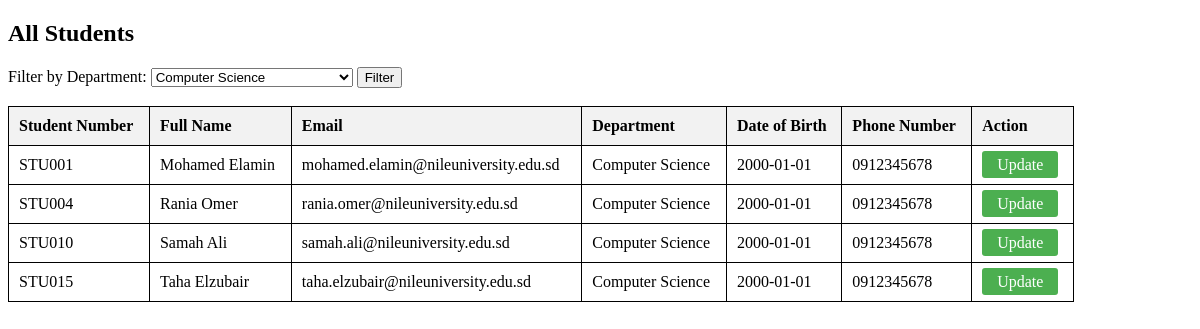
/Lab3/lab1_2_3-main/read_data.php?department=Computer Science, run on the app's committed database.
### tables this page shows
CREATE TABLE `students` (
  `id` int(11) NOT NULL,
  `student_number` varchar(20) DEFAULT NULL,
  `full_name` varchar(100) DEFAULT NULL,
  `email` varchar(100) DEFAULT NULL,
  `department` varchar(100) DEFAULT NULL,
  `date_of_birth` date DEFAULT NULL,
  `phone_number` varchar(20) DEFAULT NULL
);

### Lab3/lab1_2_3-main/read_data.php (the view, shortened to what this page needs)
<?php
require "db_connection.php";
$sql = "SELECT * FROM students";
$selected_department = "";
if (isset($_GET['department'])) {
    $selected_department = $_GET['department'];
}
if ($selected_department != "") {
    $sql = "SELECT * FROM students WHERE department = '$selected_department'";
} else {
    $sql = "SELECT * FROM students";
}
$result = mysqli_query($connection, $sql);
?>
<!DOCTYPE html>
<html lang="en">
<head>
</head>
<body>
<h2>All Students</h2>
<form method="GET" action="">
    <label>Filter by Department:</label>
    <select name="department">
        <option value="Computer Science" <?php if($selected_department=="Computer Science") echo "selected"; ?>>Computer Science</option>
    </select>
    <button type="submit">Filter</button>
</form>
<br>
<table>
    <tr>
        <th>Student Number</th>
        <th>Full Name</th>
        <th>Email</th>
        <th>Department</th>
        <th>Date of Birth</th>
<th>Phone Number</th>
        <th>Action</th>
    </tr>
    <?php
while ($row = mysqli_fetch_assoc($result)) {
    echo "<tr>";
    echo "<td>" . $row["student_number"] . "</td>";
    echo "<td>" . $row["full_name"] . "</td>";
    echo "<td>" . $row["email"] . "</td>";
    echo "<td>" . $row["department"] . "</td>";
    echo "<td>" . $row["date_of_birth"] . "</td>";
    echo "<td>" . $row["phone_number"] . "</td>";
    echo "<td>
            <a class='edit-btn' href='update_data.php?student_number=" . $row["student_number"] . "'>
                Update
            </a>
          </td>";
    echo "</tr>";
}
    ?>
</table>
</body>
</html>

### Lab3/lab1_2_3-main/read_data.php (style rules this page uses)
table { border-collapse: collapse; width: 90%; }
th, td { border: 1px solid black; padding: 10px; text-align: left; }
th { background-color: #f2f2f2; }
.edit-btn { background-color: #4CAF50; color: white; padding: 5px 15px; text-decoration: none; border-radius: 3px; }

### data on the page
students: student_number "STU001", full_name "Mohamed Elamin", email "mohamed.elamin@nileuniversity.edu.sd", department "Computer Science", date_of_birth "2000-01-01", phone_number "0912345678"
students: student_number "STU004", full_name "Rania Omer", email "rania.omer@nileuniversity.edu.sd", department "Computer Science", date_of_birth "2000-01-01", phone_number "0912345678"
students: student_number "STU010", full_name "Samah Ali", email "samah.ali@nileuniversity.edu.sd", department "Computer Science", date_of_birth "2000-01-01", phone_number "0912345678"
students: student_number "STU015", full_name "Taha Elzubair", email "taha.elzubair@nileuniversity.edu.sd", department "Computer Science", date_of_birth "2000-01-01", phone_number "0912345678"
